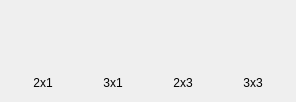
<?xml version="1.0" encoding="UTF-8"?>
<ui version="4.0">
 <class>QFusionLayoutWidgetBase</class>
 <widget class="QWidget" name="QFusionLayoutWidgetBase">
  <property name="geometry">
   <rect>
    <x>0</x>
    <y>0</y>
    <width>292</width>
    <height>98</height>
   </rect>
  </property>
  <property name="windowTitle">
   <string>Form</string>
  </property>
  <layout class="QHBoxLayout" name="horizontalLayout">
   <item>
    <widget class="udg::ItemMenu" name="m_item2x1">
     <property name="minimumSize">
      <size>
       <width>64</width>
       <height>80</height>
      </size>
     </property>
     <property name="maximumSize">
      <size>
       <width>64</width>
       <height>80</height>
      </size>
     </property>
     <layout class="QVBoxLayout" name="verticalLayout_3">
      <property name="spacing">
       <number>0</number>
      </property>
      <property name="leftMargin">
       <number>0</number>
      </property>
      <property name="topMargin">
       <number>0</number>
      </property>
      <property name="rightMargin">
       <number>0</number>
      </property>
      <property name="bottomMargin">
       <number>0</number>
      </property>
      <item>
       <layout class="QGridLayout" name="gridLayout_3">
        <property name="spacing">
         <number>0</number>
        </property>
        <item row="0" column="1">
         <widget class="udg::GridIcon" name="m_gridIcon2x1_2"/>
        </item>
        <item row="0" column="0">
         <widget class="udg::GridIcon" name="m_gridIcon2x1_1"/>
        </item>
       </layout>
      </item>
      <item>
       <widget class="QLabel" name="label_3">
        <property name="minimumSize">
         <size>
          <width>0</width>
          <height>16</height>
         </size>
        </property>
        <property name="maximumSize">
         <size>
          <width>16777215</width>
          <height>16</height>
         </size>
        </property>
        <property name="text">
         <string>2x1</string>
        </property>
        <property name="alignment">
         <set>Qt::AlignCenter</set>
        </property>
       </widget>
      </item>
     </layout>
    </widget>
   </item>
   <item>
    <widget class="udg::ItemMenu" name="m_item3x1">
     <property name="minimumSize">
      <size>
       <width>64</width>
       <height>80</height>
      </size>
     </property>
     <property name="maximumSize">
      <size>
       <width>64</width>
       <height>80</height>
      </size>
     </property>
     <layout class="QVBoxLayout" name="verticalLayout">
      <property name="spacing">
       <number>0</number>
      </property>
      <property name="leftMargin">
       <number>0</number>
      </property>
      <property name="topMargin">
       <number>0</number>
      </property>
      <property name="rightMargin">
       <number>0</number>
      </property>
      <property name="bottomMargin">
       <number>0</number>
      </property>
      <item>
       <layout class="QGridLayout" name="gridLayout">
        <property name="spacing">
         <number>0</number>
        </property>
        <item row="0" column="0">
         <widget class="udg::GridIcon" name="m_gridIcon3x1_1"/>
        </item>
        <item row="0" column="1">
         <widget class="udg::GridIcon" name="m_gridIcon3x1_2"/>
        </item>
        <item row="0" column="2">
         <widget class="udg::GridIcon" name="m_gridIcon3x1_3"/>
        </item>
       </layout>
      </item>
      <item>
       <widget class="QLabel" name="label">
        <property name="minimumSize">
         <size>
          <width>0</width>
          <height>16</height>
         </size>
        </property>
        <property name="maximumSize">
         <size>
          <width>16777215</width>
          <height>16</height>
         </size>
        </property>
        <property name="text">
         <string>3x1</string>
        </property>
        <property name="alignment">
         <set>Qt::AlignCenter</set>
        </property>
       </widget>
      </item>
     </layout>
    </widget>
   </item>
   <item>
    <widget class="udg::ItemMenu" name="m_item2x3">
     <property name="minimumSize">
      <size>
       <width>64</width>
       <height>80</height>
      </size>
     </property>
     <property name="maximumSize">
      <size>
       <width>64</width>
       <height>80</height>
      </size>
     </property>
     <layout class="QVBoxLayout" name="verticalLayout_4">
      <property name="spacing">
       <number>0</number>
      </property>
      <property name="leftMargin">
       <number>0</number>
      </property>
      <property name="topMargin">
       <number>0</number>
      </property>
      <property name="rightMargin">
       <number>0</number>
      </property>
      <property name="bottomMargin">
       <number>0</number>
      </property>
      <item>
       <layout class="QGridLayout" name="gridLayout_4">
        <property name="spacing">
         <number>0</number>
        </property>
        <item row="0" column="0">
         <widget class="udg::GridIcon" name="m_gridIcon2x3_1"/>
        </item>
        <item row="0" column="1">
         <widget class="udg::GridIcon" name="m_gridIcon2x3_2"/>
        </item>
        <item row="1" column="0">
         <widget class="udg::GridIcon" name="m_gridIcon2x3_3"/>
        </item>
        <item row="1" column="1">
         <widget class="udg::GridIcon" name="m_gridIcon2x3_4"/>
        </item>
        <item row="2" column="0">
         <widget class="udg::GridIcon" name="m_gridIcon2x3_5"/>
        </item>
        <item row="2" column="1">
         <widget class="udg::GridIcon" name="m_gridIcon2x3_6"/>
        </item>
       </layout>
      </item>
      <item>
       <widget class="QLabel" name="label_4">
        <property name="minimumSize">
         <size>
          <width>0</width>
          <height>16</height>
         </size>
        </property>
        <property name="maximumSize">
         <size>
          <width>16777215</width>
          <height>16</height>
         </size>
        </property>
        <property name="text">
         <string>2x3</string>
        </property>
        <property name="alignment">
         <set>Qt::AlignCenter</set>
        </property>
       </widget>
      </item>
     </layout>
    </widget>
   </item>
   <item>
    <widget class="udg::ItemMenu" name="m_item3x3">
     <property name="minimumSize">
      <size>
       <width>64</width>
       <height>80</height>
      </size>
     </property>
     <property name="maximumSize">
      <size>
       <width>64</width>
       <height>80</height>
      </size>
     </property>
     <layout class="QVBoxLayout" name="verticalLayout_2">
      <property name="spacing">
       <number>0</number>
      </property>
      <property name="leftMargin">
       <number>0</number>
      </property>
      <property name="topMargin">
       <number>0</number>
      </property>
      <property name="rightMargin">
       <number>0</number>
      </property>
      <property name="bottomMargin">
       <number>0</number>
      </property>
      <item>
       <layout class="QGridLayout" name="gridLayout_2">
        <property name="spacing">
         <number>0</number>
        </property>
        <item row="0" column="0">
         <widget class="udg::GridIcon" name="m_gridIcon3x3_1"/>
        </item>
        <item row="0" column="1">
         <widget class="udg::GridIcon" name="m_gridIcon3x3_2"/>
        </item>
        <item row="0" column="2">
         <widget class="udg::GridIcon" name="m_gridIcon3x3_3"/>
        </item>
        <item row="1" column="0">
         <widget class="udg::GridIcon" name="m_gridIcon3x3_4"/>
        </item>
        <item row="1" column="1">
         <widget class="udg::GridIcon" name="m_gridIcon3x3_5"/>
        </item>
        <item row="1" column="2">
         <widget class="udg::GridIcon" name="m_gridIcon3x3_6"/>
        </item>
        <item row="2" column="0">
         <widget class="udg::GridIcon" name="m_gridIcon3x3_7"/>
        </item>
        <item row="2" column="1">
         <widget class="udg::GridIcon" name="m_gridIcon3x3_8"/>
        </item>
        <item row="2" column="2">
         <widget class="udg::GridIcon" name="m_gridIcon3x3_9"/>
        </item>
       </layout>
      </item>
      <item>
       <widget class="QLabel" name="label_2">
        <property name="minimumSize">
         <size>
          <width>0</width>
          <height>16</height>
         </size>
        </property>
        <property name="maximumSize">
         <size>
          <width>16777215</width>
          <height>16</height>
         </size>
        </property>
        <property name="text">
         <string>3x3</string>
        </property>
        <property name="alignment">
         <set>Qt::AlignCenter</set>
        </property>
       </widget>
      </item>
     </layout>
    </widget>
   </item>
  </layout>
 </widget>
 <customwidgets>
  <customwidget>
   <class>udg::ItemMenu</class>
   <extends>QFrame</extends>
   <header>itemmenu.h</header>
   <container>1</container>
  </customwidget>
  <customwidget>
   <class>udg::GridIcon</class>
   <extends>QFrame</extends>
   <header>gridicon.h</header>
   <container>1</container>
  </customwidget>
 </customwidgets>
 <resources/>
 <connections/>
</ui>
